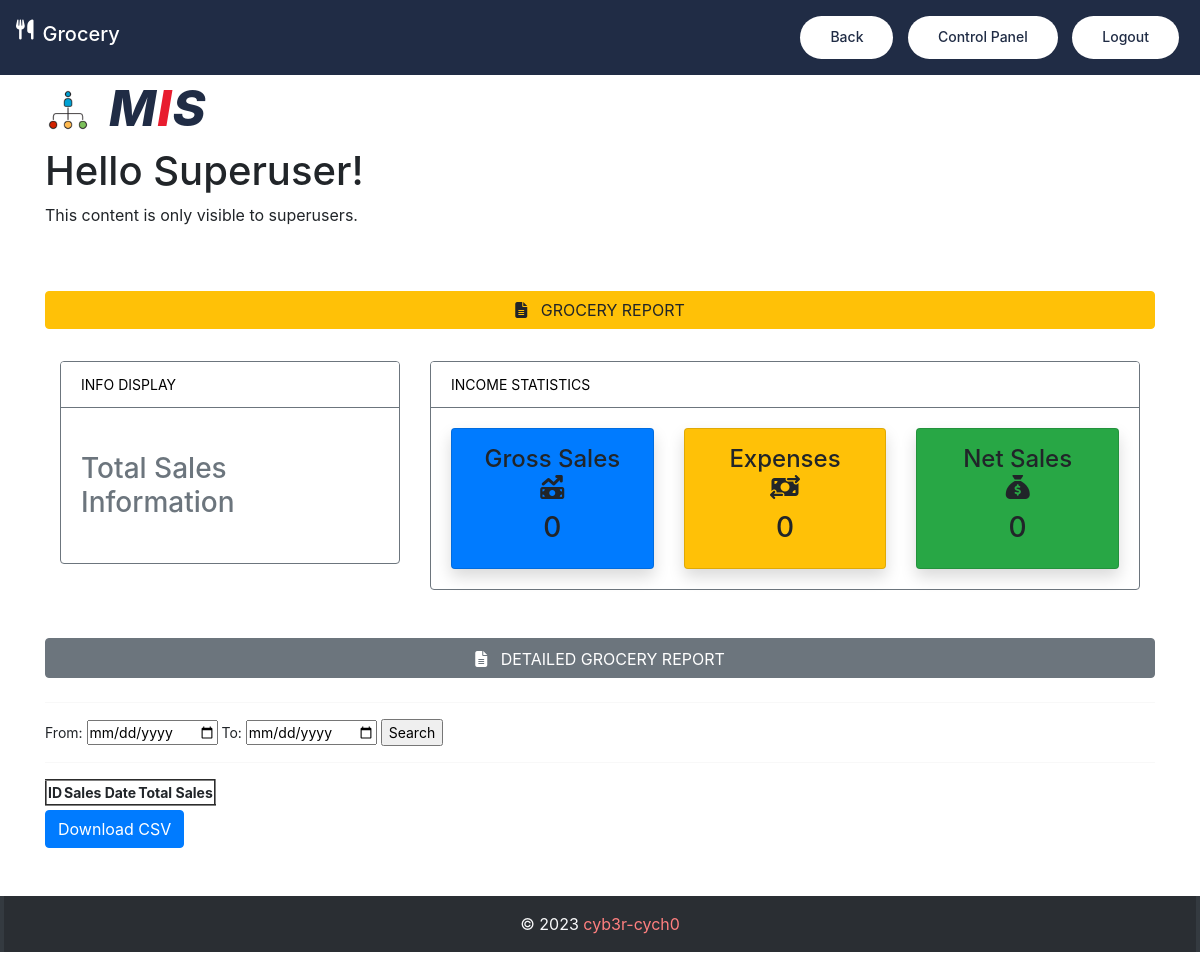
The app's page /grocery/view_all_grocery/ (signed in), older data.
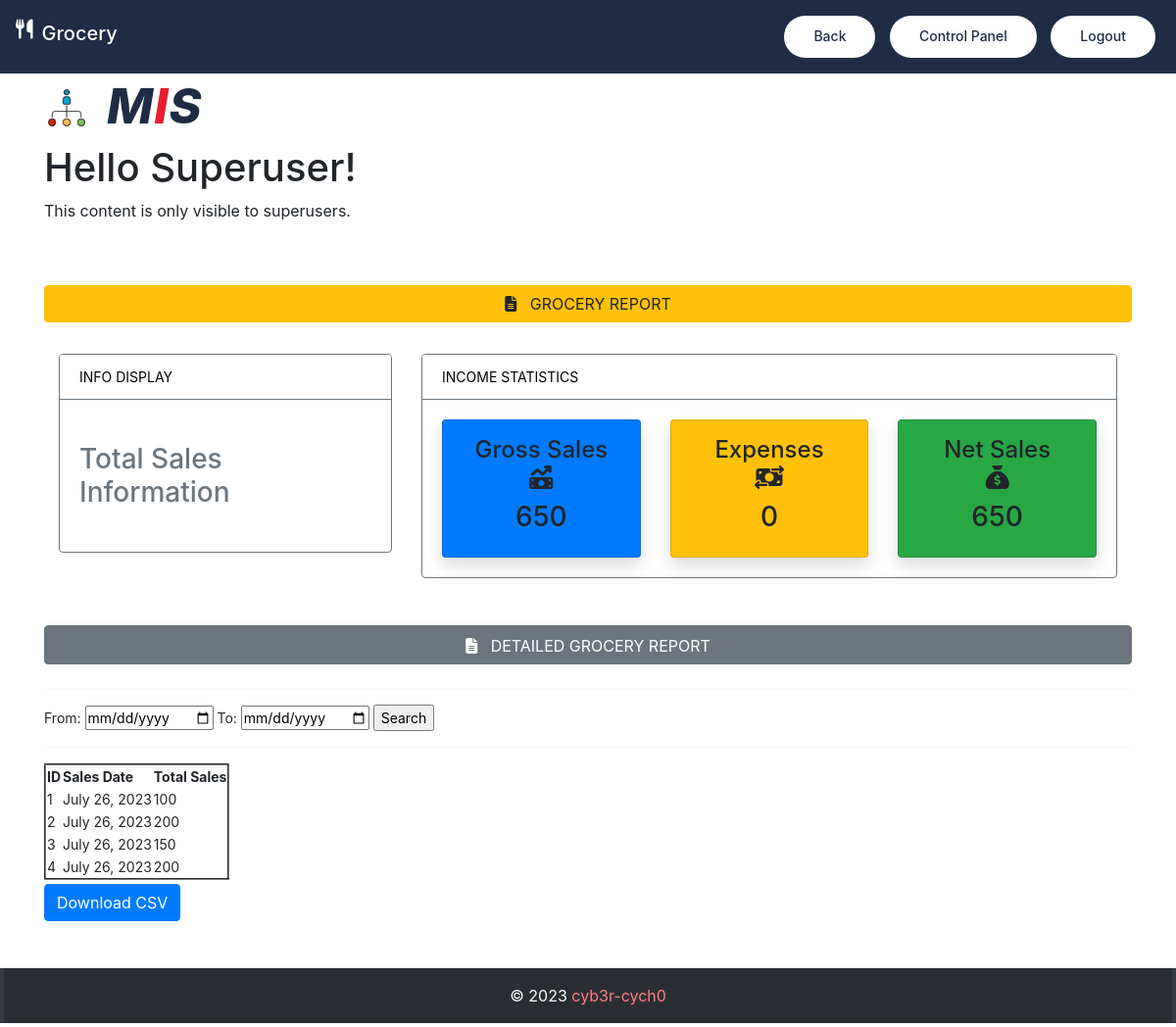
The same page, newer data.
### carapp/models.py (models this page shows, shortened)
class Grocery(models.Model):
    groc_sales_date = models.DateField(default=dateutil.utils.today())
    groc_daily_sales = models.IntegerField(unique=False)

### carapp/views.py (the view)
# urls.py: path('grocery/view_all_grocery/', views.view_all_grocery, name='view_all_grocery'),
@login_required(login_url='login')
@cache_control(no_cache=True, must_revalidate=True, no_store=True)
def view_all_grocery(request):
    is_superuser = request.user.is_superuser
    groc = Grocery.objects.all()
    total_income = sum(groc.values_list('groc_daily_sales', flat=True))
    groc_expenses = GroceryExpense.objects.all()
    salary_expenses = sum(groc_expenses.values_list('g_salary_expenses', flat=True))
    misc_expenses = sum(groc_expenses.values_list('g_misc_expenses', flat=True))
    stock_expenses = sum(groc_expenses.values_list('g_stock_expenses', flat=True))
    sum_expenses = int(salary_expenses) + int(misc_expenses) + int(stock_expenses)
    net_value = int(total_income) - int(sum_expenses)
    context = {
        'groc': groc,
        'total_income': total_income,
        'sum_expenses': sum_expenses,
        'net_value': net_value,
        'is_superuser': is_superuser
    }
    return render(request, 'grocery/view_all_grocery.html', context)

### carapp/templates/grocery/view_all_grocery.html (shortened to what this page needs)
{% extends 'base.html' %}
{% load static %}
{% block nav-btn %}
    <a class="btn btn-custom" id="btn-nav-back" href="{% url 'view_more_grocery' %}" >Back</a>
    <a class="btn btn-custom" id="btn-nav-panel" href="{% url 'backend' %}" >Control Panel</a>
    <a class="btn btn-custom" id="btn-nav" data-bs-toggle="modal" data-bs-target="#logout">Logout</a>
{% endblock %}
{% block nav-content %}
<i class="fa-solid fa-utensils ml-2 mb-3" style="color: #fff; font-size: 20px"></i>   &nbsp;&nbsp; <h2 style="color: #fff; font-size: 20px">Grocery</h2>
{% endblock %}
{% block footer %} style="color: #ff7f7f;" {% endblock %}
{% block topbar %}
<div class="top-bar mt-4 pt-5">
        <div class="container mt-5">
            <div class="row align-items-center">
                <div class="col-lg-12 col-md-12">
                    <div class="logo">
                        <img src="{% static 'img/icon.png' %}" alt="Logo">
                        <h1><span>M</span>I<span>S</span></h1>
                    </div>
                </div>
            </div>
        </div>
    </div>
{% endblock %}
{% block content %}
{% if is_superuser %}
    <div class="container mt-5">
        <h1>Hello Superuser!</h1>
        <p>This content is only visible to superusers.</p>
    </div>
    <br>
    <div class="container mb-5" style="width: 95%; font-size: 14px">
        <button class="btn btn-warning w-100 mt-4 mb-2 no-pointer">
            <i class="fa-solid fa-file-lines"></i>&nbsp;&nbsp; GROCERY REPORT
        </button>
        <div class="container">
            <div class="row mt-4">
                <div class="col-md-4">
                    <div class="card border-secondary">
                        <div class="card-header bg-info text-black bg-white border-secondary">
                            INFO DISPLAY
                        </div>
                        <div class="card-body">
                            <marquee behavior="" direction="">
                                <h3 class="my-4 fg-info text-secondary">Total Sales Information</h3>
                            </marquee>
                        </div>
                    </div>
                </div>
                <div class="col-md-8">
                    <div class="card border-secondary">
                        <div class="card-header bg-info text-black bg-white border-secondary">
                            INCOME STATISTICS
                        </div>
                        <div class="card-body">
                            <div class="row">
                                <div class="col-md-4">
                                    <a class="text-decoration-none text-dark" href="">
                                        <div class="card my-card shadow text-center p-3 bg-primary">
                                            <h4>Gross Sales <br> <i class="fa-solid fa-money-bill-trend-up"></i></h4>
                                            <h3>{{ total_income }}</h3>
                                        </div>
                                    </a>
                                </div>
                                <div class="col-md-4">
                                    <a class="text-decoration-none text-dark" href="">
                                        <div class="card my-card shadow text-center p-3 bg-warning">
                                            <h4>Expenses <br> <i class="fa-solid fa-money-bill-transfer bg-warning"></i></h4>
                                            <h3>{{ sum_expenses }}</h3>
                                        </div>
                                    </a>
                                </div>
                                <div class="col-md-4">
                                    <a class="text-decoration-none text-dark" href="">
                                        <div class="card my-card shadow text-center p-3 bg-success">
                                            <h4>Net Sales <br> <i class="fa-solid fa-sack-dollar"></i></h4>
                                            <h3>{{ net_value }}</h3>
                                        </div>
                                    </a>
                                </div>
                            </div>
                        </div>
                    </div>
                </div>
            </div>
        </div>
        <button class="btn btn-secondary w-100 mt-5 pt-2 mb-2 no-pointer">
            <i class="fa-solid fa-file-lines"></i>&nbsp;&nbsp; DETAILED GROCERY REPORT
        </button>
        <hr>
        <form method="POST">
            From: <input type="date" name="from_date">
            To: <input type="date" name="to_date">
            <input type="submit" value="Search">
        <hr>
            <table border="2">
                <tr>
                    <th>ID</th>
                    <th>Sales Date</th>
                    <th>Total Sales</th>
                </tr>
                {% for g_data in groc %}
               <tr>
                   <td>{{ g_data.id }}</td>
                   <td>{{ g_data.groc_sales_date }}</td>
                   <td>{{ g_data.groc_daily_sales }}</td>
               </tr>
                {% endfor %}
            </table>
        </form>
        <a href="{% url 'export_csv_grocery' %}">
            <button class="btn btn-primary mt-1">Download CSV</button>
        </a>
    </div >
{% endif %}
{% endblock content %}

### carapp/templates/base.html (shortened to what this page needs)
<!doctype html>
<html lang="en">
    {% load static %}
    <head>
        <link href="https://cdn.jsdelivr.net/npm/bootstrap@5.3.0-alpha3/dist/css/bootstrap.min.css" rel="stylesheet">
        <link rel="stylesheet" href="https://cdnjs.cloudflare.com/ajax/libs/font-awesome/6.4.0/css/all.min.css" />
        <link rel="stylesheet" type="text/css" href="{% static 'css/style.css' %}">
        <link href="https://stackpath.bootstrapcdn.com/bootstrap/4.4.1/css/bootstrap.min.css" rel="stylesheet">
        <link href="https://cdnjs.cloudflare.com/ajax/libs/font-awesome/5.10.0/css/all.min.css" rel="stylesheet">
    </head>
    <body>
        {% block topbar%}{% endblock %}
        <div class="nav-bar">
            <div class="container">
                <nav class="fixed-top navbar navbar-expand-lg navbar-dark bg-dark p-2">
                    {% block nav-content %}{% endblock %}
                    <div class="ml-auto m-2">
                        {% block nav-btn %}{% endblock %}
                    </div>
                </nav>
            </div>
        </div>
        {% block content %} {% endblock content %}
            <footer class="bg-dark text-center text-lg-start text-light" id="footer">
                <div class="text-center p-3 m-1" style="background-color: rgba(0, 0, 0, 0.2);">
                    &copy; {% now "Y" %}
                    <a class="text-light" href="#" style="text-decoration: none;">
                        <span  {% block footer %} style="color: greenyellow;" {% endblock %} >cyb3r-cych0</span>
                    </a>
                </div>
            </footer>
    </body>
</html>

### carapp/templates/components/modals/logout.html (shortened to what this page needs)
{% extends 'components/modals/base_modal.html' %}

### carapp/static/css/style.css (style rules this page uses)
body { color: #444444; font-weight: 400; background: #ffffff; font-family: 'Barlow', sans-serif; }
h1, h2, h3, h4, h5, h6 { color: #; }
a { color: #FF00FF; transition: .3s; }
.btn.btn-custom { padding: 10px 30px 12px 30px; margin: 0 5px 0 5px; text-align: center; font-size: 14px; font-weight: 500; color: #ffffff; background: #E81C2E; border: none; border-radius: 60px; box-shadow: inset 0 0 0 0 #202C45; transition: ease-out 0.5s; -webkit-transition: ease-out 0.5s; -moz-transition: ease-out 0.5s; }
.top-bar { position: relative; height: 75px; display: flex; align-items: center; background: #ffffff; }
.top-bar .logo { text-align: left; overflow: hidden; }
.top-bar .logo h1 { margin: -4px 0 0 0; color: #E81C2E; font-size: 50px; line-height: 50px; font-weight: 800; letter-spacing: 1px; font-style: italic; align-items center; padding-left: 4rem; }
.top-bar .logo h1 span { color: #202C45; }
.top-bar .logo img { max-width: 60%; max-height: 46px; position: absolute; }
.nav-bar { position: relative; background: #202C45; }
.nav-bar .navbar { padding: 20px 0; background: #202C45 !important; transition: .3s; }
.nav-bar .btn.btn-custom { color: #202C45; background: #ffffff; box-shadow: inset 0 0 0 0 #E81C2E; }

Row changes from the older to the newer data that the page shows:
added Grocery: id "1", groc_sales_date "July 26, 2023", groc_daily_sales "100"
added Grocery: id "2", groc_sales_date "July 26, 2023", groc_daily_sales "200"
added Grocery: id "3", groc_sales_date "July 26, 2023", groc_daily_sales "150"
added Grocery: id "4", groc_sales_date "July 26, 2023", groc_daily_sales "200"
Text that changed along with them:
{{ total_income }}: "0" → "650"
{{ net_value }}: "0" → "650"
